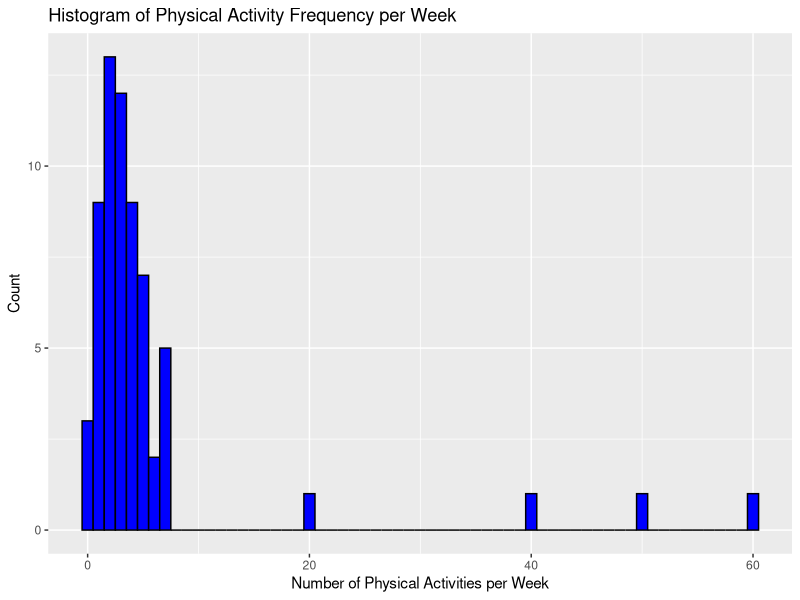
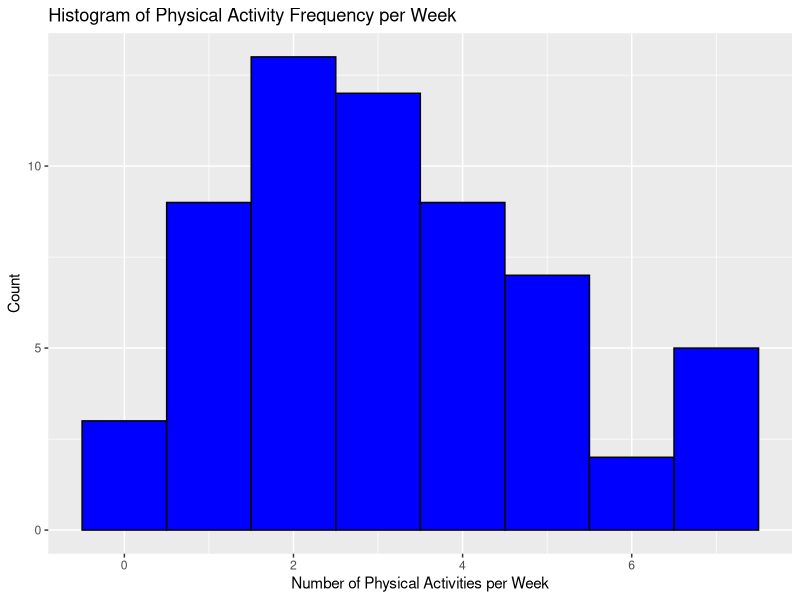
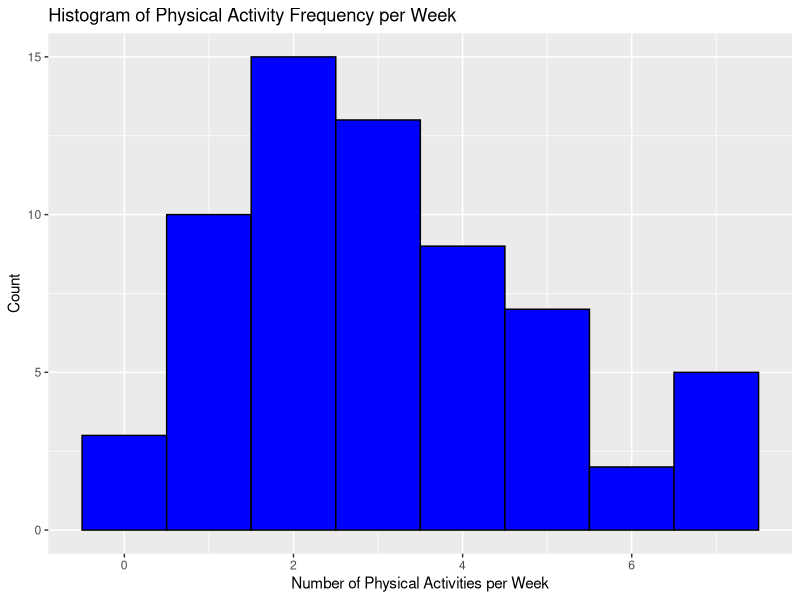
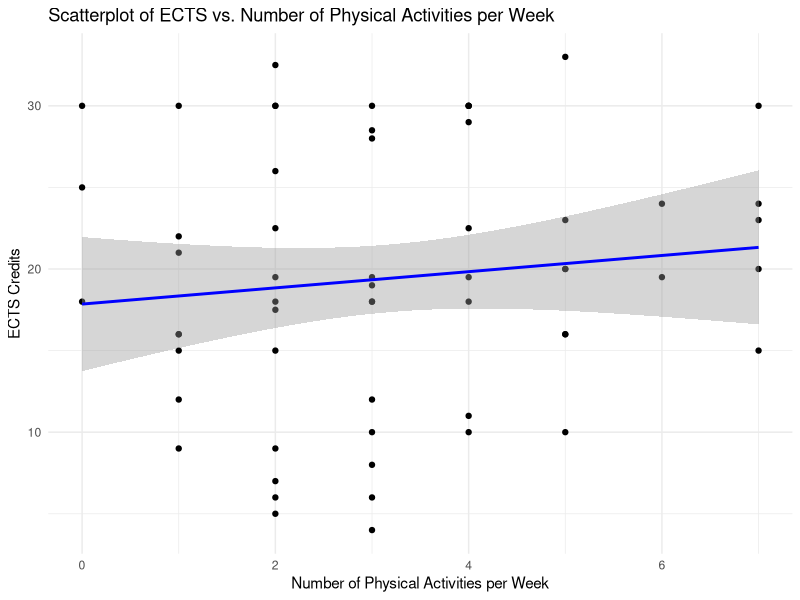
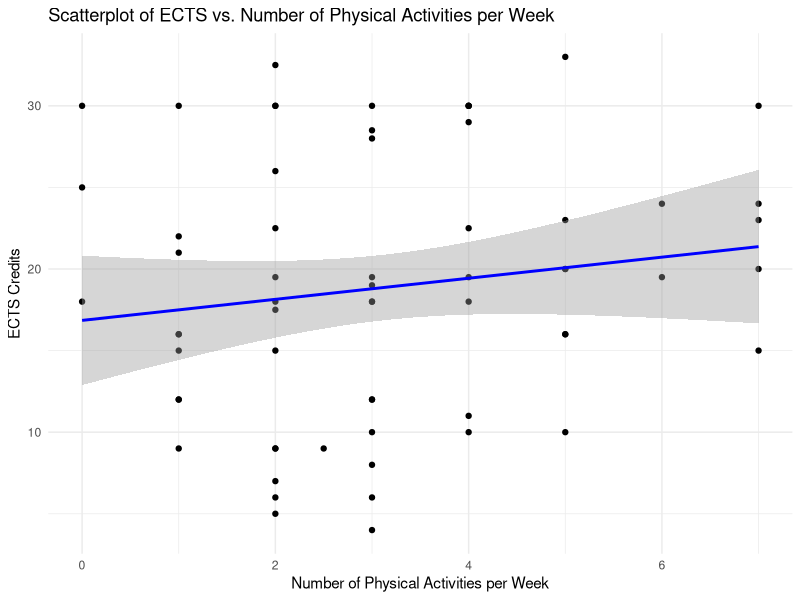
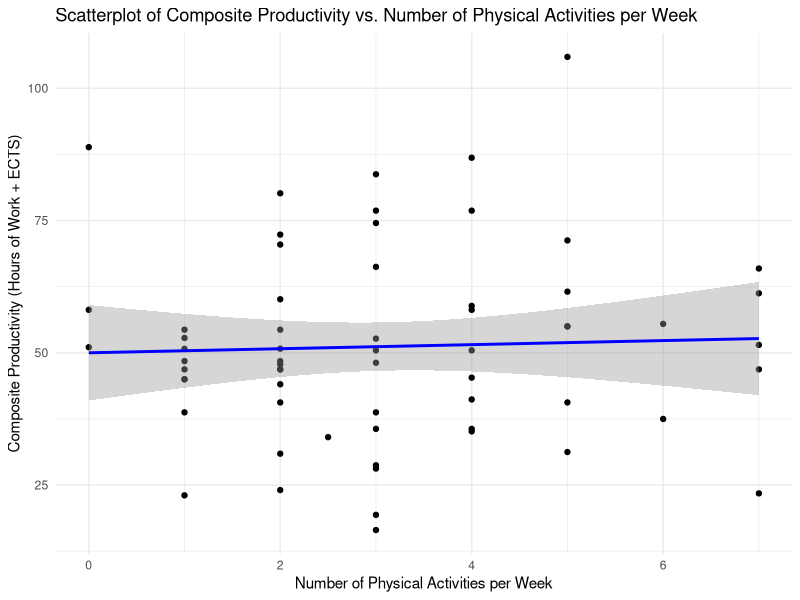
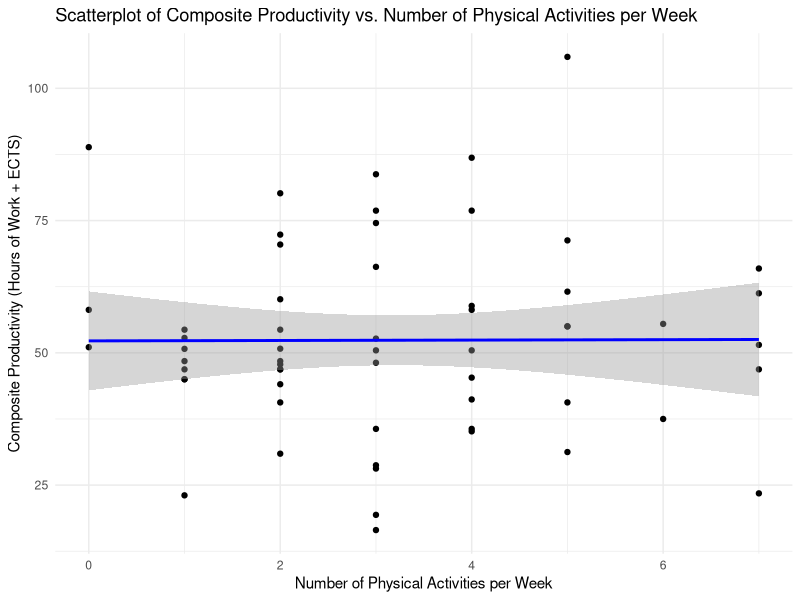
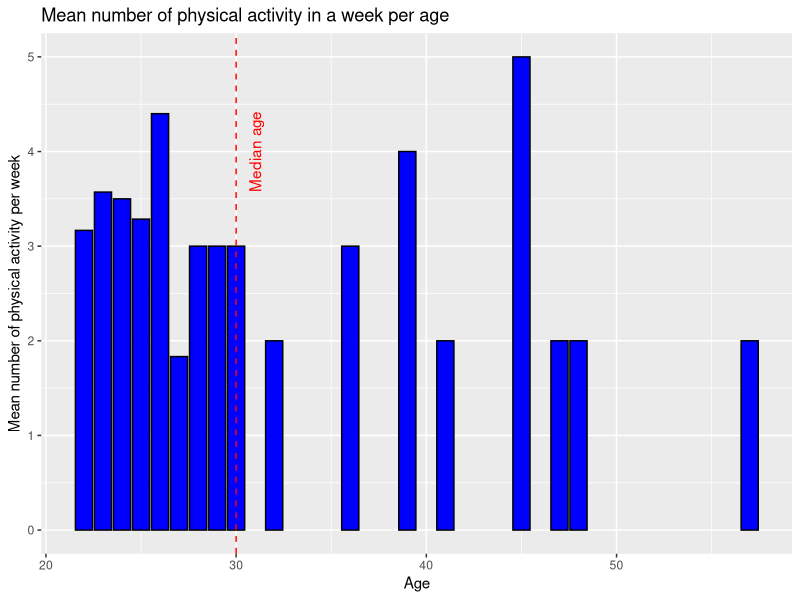

These charts were generated, in order, by the following R code:
## ---- chunk 1
knitr::opts_chunk$set(echo = TRUE)
library(tidyverse)
library(ggplot2)
library(dplyr)
library(tidyr)
library(survey)
library(knitr)
## ---- chunk 2
# Load the survey data
survey_data <- read.csv("group14.csv", header=TRUE)
names(survey_data) <- c("Gender", "Age", "Studies", 
                        "NumberOfPhysicalActivityPerWeek", 
                        "TypeOfPhysicalActivity", 
                        "WorkStudy")

# Split WorkStudy into ECTS and HoursOfWork
survey_data <- separate(survey_data, 
                        "WorkStudy", 
                        c("ECTS", "HoursOfWork"), sep=";")

# unify different comma representations for ECTS before coercion
survey_data$ECTS <- as.numeric(sub(",", ".", survey_data$ECTS, fixed = TRUE))
survey_data$HoursOfWork <- as.numeric(survey_data$HoursOfWork)
survey_data$NumberOfPhysicalActivityPerWeek <- as.numeric(
  survey_data$NumberOfPhysicalActivityPerWeek)

# Display the data
kable(head(survey_data), caption = "Survey data set")
## ---- chunk 3
# Histogram of Physical Activity Frequency
ggplot(survey_data, aes(x = NumberOfPhysicalActivityPerWeek)) +
  geom_histogram(binwidth = 1, fill = "blue", color = "black") +
  labs(title = "Histogram of Physical Activity Frequency per Week",
       x = "Number of Physical Activities per Week",
       y = "Count")
## ---- chunk 4
Q1 <- quantile(survey_data$NumberOfPhysicalActivityPerWeek, 0.25, na.rm = TRUE)
Q3 <- quantile(survey_data$NumberOfPhysicalActivityPerWeek, 0.75, na.rm = TRUE)
IQR <- Q3 - Q1

lower_bound <- Q1 - 1.5 * IQR
upper_bound <- Q3 + 1.5 * IQR

survey_data_no_outliers <- survey_data %>%
  filter(NumberOfPhysicalActivityPerWeek >= lower_bound & NumberOfPhysicalActivityPerWeek <= upper_bound)

kable(head(survey_data_no_outliers), 
      caption = "Data with removed outliers in physical activity")
## ---- chunk 5
ggplot(survey_data_no_outliers, aes(x = NumberOfPhysicalActivityPerWeek)) +
  geom_histogram(binwidth = 1, fill = "blue", color = "black") +
  labs(title = "Histogram of Physical Activity Frequency per Week",
       x = "Number of Physical Activities per Week",
       y = "Count")
## ---- chunk 6
Q1 <- quantile(survey_data$NumberOfPhysicalActivityPerWeek, 0.25, na.rm = TRUE)
Q3 <- quantile(survey_data$NumberOfPhysicalActivityPerWeek, 0.75, na.rm = TRUE)
IQR <- Q3 - Q1

lower_bound <- Q1 - 1.5 * IQR
upper_bound <- Q3 + 1.5 * IQR

survey_data_transformed <- survey_data %>%
  mutate(NumberOfPhysicalActivityPerWeek = ifelse(
    NumberOfPhysicalActivityPerWeek < lower_bound | NumberOfPhysicalActivityPerWeek > upper_bound,
    NumberOfPhysicalActivityPerWeek / 20,
    NumberOfPhysicalActivityPerWeek
  ))

kable(head(survey_data_transformed), 
      caption = "Data with transformed physical activity")

# transofrm ects to work hours per week
survey_data_transformed <- survey_data_transformed %>%
  mutate(hours_of_work_ects = ECTS * 25 / 16)
survey_data_no_outliers <- survey_data_no_outliers %>%
  mutate(hours_of_work_ects = ECTS * 25 / 16)
# Create the composite measure
survey_data_transformed <- survey_data_transformed %>%
  mutate(CompositeProductivity = hours_of_work_ects + HoursOfWork)

survey_data_no_outliers <- survey_data_no_outliers %>%
  mutate(CompositeProductivity = hours_of_work_ects + HoursOfWork)
## ---- chunk 7
ggplot(survey_data_transformed, aes(x = NumberOfPhysicalActivityPerWeek)) +
  geom_histogram(binwidth = 1, fill = "blue", color = "black") +
  labs(title = "Histogram of Physical Activity Frequency per Week",
       x = "Number of Physical Activities per Week",
       y = "Count")
## ---- chunk 8
summary_stats_transformed <- survey_data_transformed %>%
  group_by(NumberOfPhysicalActivityPerWeek) %>%
  summarise(
    Mean_ECTS = mean(ECTS, na.rm = TRUE),
    Mean_HoursOfWork = mean(HoursOfWork, na.rm = TRUE),
    SD_ECTS = sd(ECTS, na.rm = TRUE),
    SD_HoursOfWork = sd(HoursOfWork, na.rm = TRUE)
  )
summary_stats_no_outliers <- survey_data_no_outliers %>%
  group_by(NumberOfPhysicalActivityPerWeek) %>%
  summarise(
    Mean_ECTS = mean(ECTS, na.rm = TRUE),
    Mean_HoursOfWork = mean(HoursOfWork, na.rm = TRUE),
    SD_ECTS = sd(ECTS, na.rm = TRUE),
    SD_HoursOfWork = sd(HoursOfWork, na.rm = TRUE)
  )
## ---- chunk 9
kable(summary_stats_transformed, 
      caption = "Summary statistics transformed data")
## ---- chunk 10
kable(summary_stats_no_outliers, 
      caption = "Summary statistics no outliers in physical activities")
## ---- chunk 11

model_transformed_ects <- lm(ECTS ~ NumberOfPhysicalActivityPerWeek, data = survey_data_transformed)
summary(model_transformed_ects)

model_no_outliers_ects <- lm(ECTS ~ NumberOfPhysicalActivityPerWeek, data = survey_data_no_outliers)
summary(model_no_outliers_ects)

model_transformed_HoursOfWork <- lm(HoursOfWork ~ NumberOfPhysicalActivityPerWeek, data = survey_data_transformed)
summary(model_transformed_HoursOfWork)

model_no_outliers_HoursOfWork <- lm(HoursOfWork ~ NumberOfPhysicalActivityPerWeek, data = survey_data_no_outliers)
summary(model_no_outliers_HoursOfWork)

model_transformed_HoursOfWork <- lm(NumberOfPhysicalActivityPerWeek ~ CompositeProductivity, data = survey_data_transformed)
summary(model_transformed_HoursOfWork)

model_no_outliers_HoursOfWork <- lm(  NumberOfPhysicalActivityPerWeek ~ CompositeProductivity, data = survey_data_no_outliers)
summary(model_no_outliers_HoursOfWork)

## ---- chunk 12

survey_design_no_outliers <- svydesign(id = ~1, data = survey_data_no_outliers, weights = ~1)
model_original <- svyglm(ECTS ~ NumberOfPhysicalActivityPerWeek + HoursOfWork, design = survey_design_no_outliers)
summary(model_original)

survey_design_transformed <- svydesign(id = ~1, data = survey_data_transformed, weights = ~1)
model_transformed <- svyglm(ECTS ~ NumberOfPhysicalActivityPerWeek + HoursOfWork, design = survey_design_transformed)
summary(model_transformed)
## ---- chunk 13
# Create a scatterplot of ECTS vs. NumberOfPhysicalActivityPerWeek with regression line
ggplot(survey_data_no_outliers, aes(x = NumberOfPhysicalActivityPerWeek, y = ECTS)) +
  geom_point() +
  geom_smooth(method = "lm", formula = y ~ x, se = TRUE, color = "blue") +
  labs(title = "Scatterplot of ECTS vs. Number of Physical Activities per Week",
       x = "Number of Physical Activities per Week",
       y = "ECTS Credits") +
  theme_minimal()

ggplot(survey_data_transformed, aes(x = NumberOfPhysicalActivityPerWeek, y = ECTS)) +
  geom_point() +
  geom_smooth(method = "lm", formula = y ~ x, se = TRUE, color = "blue") +
  labs(title = "Scatterplot of ECTS vs. Number of Physical Activities per Week",
       x = "Number of Physical Activities per Week",
       y = "ECTS Credits") +
  theme_minimal()

ggplot(survey_data_transformed, aes(x = NumberOfPhysicalActivityPerWeek, y = CompositeProductivity)) +
  geom_point() +
  geom_smooth(method = "lm", formula = y ~ x, se = TRUE, color = "blue") +
  labs(title = "Scatterplot of Composite Productivity vs. Number of Physical Activities per Week",
       x = "Number of Physical Activities per Week",
       y = "Composite Productivity (Hours of Work + ECTS)") +
  theme_minimal()
ggplot(survey_data_no_outliers, aes(x = NumberOfPhysicalActivityPerWeek, y = CompositeProductivity)) +
  geom_point() +
  geom_smooth(method = "lm", formula = y ~ x, se = TRUE, color = "blue") +
  labs(title = "Scatterplot of Composite Productivity vs. Number of Physical Activities per Week",
       x = "Number of Physical Activities per Week",
       y = "Composite Productivity (Hours of Work + ECTS)") +
  theme_minimal()

## ---- chunk 14
survey_data_grouped_age <- survey_data_no_outliers %>%
  group_by(Age) %>%
  summarise(Mean_PhysicalActivity = mean(NumberOfPhysicalActivityPerWeek))

ggplot(survey_data_grouped_age, aes(x = Age, y = Mean_PhysicalActivity)) +
  geom_col(fill = "blue", color = "black") +
  geom_vline(xintercept = median(survey_data_grouped_age$Age), 
             linetype = "dashed", 
             color = "red") +
  annotate("text", 
           x=median(survey_data_grouped_age$Age)+1, 
           y=4, 
           label="Median age", 
           angle=90, 
           color="red") +
  labs(title = "Mean number of physical activity in a week per age",
       x = "Age",
       y = "Mean number of physical activity per week")
## ---- chunk 15
# no outlier survey data set
survey_data_no_outliers$AgeGroup <- 
  as.factor(
    ifelse(survey_data_no_outliers$Age > median(survey_data_no_outliers$Age), 
         "over", "under")
  )

# transformed survey data set
survey_data_transformed$AgeGroup <- 
  as.factor(
    ifelse(survey_data_transformed$Age > median(survey_data_transformed$Age), 
         "over", "under")
  )
## ---- chunk 16
survey_data_combined <- tibble(
  AgeGroup = c(survey_data_transformed$AgeGroup, 
               survey_data_no_outliers$AgeGroup),
  
  PhysicalActivity = c(survey_data_transformed$NumberOfPhysicalActivityPerWeek, 
                       survey_data_no_outliers$NumberOfPhysicalActivityPerWeek),
  
  Method = c(rep("Transformed", length(survey_data_transformed$AgeGroup)),
             rep("No Outlier", length(survey_data_no_outliers$AgeGroup)))
)
## ---- chunk 17
ggplot(survey_data_combined, aes(x = AgeGroup, fill = AgeGroup)) +
  geom_bar(stat="count", color = "black") +
  labs(title = "Balance of observations per age group",
       x = "Age group",
       y = "Count") +
  facet_wrap(~ Method) +
  theme(legend.position = "none")
## ---- chunk 18
data_outlier_agegroup <- survey_data_no_outliers %>%
  group_by(AgeGroup) %>%
  summarise(mean_PhysicalActivity = mean(NumberOfPhysicalActivityPerWeek, 
                                         na.rm = TRUE))

ggplot(data_outlier_agegroup, 
  aes(x = AgeGroup, y = mean_PhysicalActivity, fill = AgeGroup)) +
  geom_col(color = "black") +
  labs(title = "Change of mean number of physical activity per week per age",
       subtitle = "with no outlier data",
       x = "Age",
       y = "Mean number of physical activity per week") +
  theme(legend.position = "none")
## ---- chunk 19
data_transformed_agegroup <- survey_data_transformed %>%
  group_by(AgeGroup) %>%
  summarise(mean_PhysicalActivity = mean(NumberOfPhysicalActivityPerWeek, 
                                         na.rm = TRUE))

ggplot(data_transformed_agegroup, 
  aes(x = AgeGroup, y = mean_PhysicalActivity, fill = AgeGroup)) +
  geom_col(color = "black") +
  labs(title = "Change of mean number of physical activity per week per age",
       subtitle = "with transformed data",
       x = "Age",
       y = "Mean number of physical activity per week") +
  theme(legend.position = "none")
## ---- chunk 20
summary_stats_transformed_rq2 <- survey_data_transformed %>%
  group_by(AgeGroup) %>%
  summarise(
    Mean_physical = mean(NumberOfPhysicalActivityPerWeek, na.rm = TRUE),
    Median_physical = median(NumberOfPhysicalActivityPerWeek, na.rm = TRUE),
  )

summary_stats_no_outliers_rq2 <- survey_data_no_outliers %>%
  group_by(AgeGroup) %>%
  summarise(
    Mean_physical = mean(NumberOfPhysicalActivityPerWeek, na.rm = TRUE),
    Median_physical = median(NumberOfPhysicalActivityPerWeek, na.rm = TRUE),
  )
## ---- chunk 21
# combine into one df
summary_stats_rq2 <- tibble(
  AgeGroup = c(summary_stats_no_outliers_rq2$AgeGroup, 
               summary_stats_transformed_rq2$AgeGroup),
  
  Mean = c(summary_stats_no_outliers_rq2$Mean_physical, 
           summary_stats_transformed_rq2$Mean_physical),
  
  Median = c(summary_stats_no_outliers_rq2$Median_physical, 
             summary_stats_transformed_rq2$Median_physical),
  
  Method = c(rep("Transform", length(summary_stats_no_outliers_rq2$AgeGroup)), 
             rep("No Outlier", length(summary_stats_transformed_rq2$AgeGroup)))
)
## ---- chunk 22
ggplot(summary_stats_rq2, aes(x = AgeGroup, y = Median, fill = AgeGroup)) +
  geom_col(color = "black") +
  labs(
    title = "Median number of physical activities in age groups per methods",
    x = "Age groups",
    y = "Median") +
  theme(legend.position = "none") +
  facet_wrap(~ Method)
## ---- chunk 23
ggplot(summary_stats_rq2, aes(x = AgeGroup, y = Mean, fill = AgeGroup)) +
  geom_col(color = "black") +
  labs(
    title = "Mean number of physical activities in age groups per methods",
    x = "Age groups",
    y = "Mean") +
  theme(legend.position = "none") +
  facet_wrap(~ Method)
## ---- chunk 24
ggplot(survey_data_combined, 
       aes(x = AgeGroup, 
           y = PhysicalActivity, 
           fill = AgeGroup)) +
  geom_boxplot() +
  labs(
    title = "Distribution of physical activities per week by age group",
    x = "Age Group", 
    y = "Activities per Week") +
  facet_wrap(~ Method) +
  theme(legend.position = "none")
## ---- chunk 25
shapiro.test(
  survey_data_transformed$NumberOfPhysicalActivityPerWeek[survey_data_transformed$AgeGroup == "under"])

shapiro.test(
  survey_data_transformed$NumberOfPhysicalActivityPerWeek[survey_data_transformed$AgeGroup == "over"])
## ---- chunk 26
shapiro.test(
  survey_data_no_outliers$NumberOfPhysicalActivityPerWeek[survey_data_no_outliers$AgeGroup == "under"])

shapiro.test(
  survey_data_no_outliers$NumberOfPhysicalActivityPerWeek[survey_data_no_outliers$AgeGroup == "over"])
## ---- chunk 27
wilcox.test(
  NumberOfPhysicalActivityPerWeek ~ AgeGroup, 
  data = survey_data_transformed
)

wilcox.test(
  NumberOfPhysicalActivityPerWeek ~ AgeGroup, 
  data = survey_data_no_outliers
)
## ---- chunk 28
model_transformed_rq2 <- lm(NumberOfPhysicalActivityPerWeek ~ AgeGroup, 
                     data = survey_data_transformed)
summary(model_transformed_rq2)

model_outliers_rq2 <- lm(NumberOfPhysicalActivityPerWeek ~ AgeGroup, 
                     data = survey_data_no_outliers)
summary(model_outliers_rq2)
